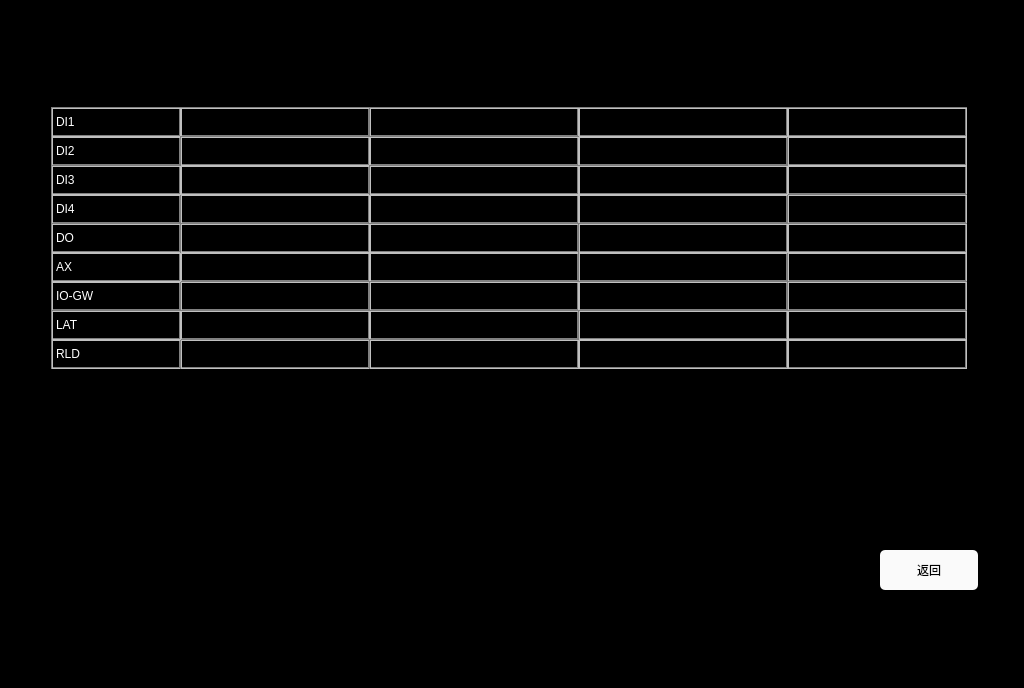
<?xml version="1.0" encoding="UTF-8"?>
<ui version="4.0">
 <class>RIOMDebug</class>
 <widget class="QWidget" name="RIOMDebug">
  <property name="geometry">
   <rect>
    <x>0</x>
    <y>0</y>
    <width>1024</width>
    <height>688</height>
   </rect>
  </property>
  <property name="windowTitle">
   <string>Form</string>
  </property>
  <property name="styleSheet">
   <string notr="true">QLabel
{
	color: white;
	border: 2px groove, gray;
    border-color: gray;
	font: 20px, &quot;SimHei&quot;;	
}

QWidget
{
	background-color: black;
}

QPushButton
{
	font: 20px, &quot;SimHei&quot;;
    color: black;
	background-color: rgb(250, 250, 250);
	border-radius: 5px;
}</string>
  </property>
  <widget class="QLabel" name="label_CAR4_DI3">
   <property name="geometry">
    <rect>
     <x>787</x>
     <y>165</y>
     <width>180</width>
     <height>30</height>
    </rect>
   </property>
   <property name="text">
    <string/>
   </property>
   <property name="alignment">
    <set>Qt::AlignCenter</set>
   </property>
  </widget>
  <widget class="QLabel" name="label_CAR3_DI4">
   <property name="geometry">
    <rect>
     <x>578</x>
     <y>194</y>
     <width>210</width>
     <height>30</height>
    </rect>
   </property>
   <property name="text">
    <string/>
   </property>
   <property name="alignment">
    <set>Qt::AlignCenter</set>
   </property>
  </widget>
  <widget class="QLabel" name="label_CAR2_AX">
   <property name="geometry">
    <rect>
     <x>369</x>
     <y>252</y>
     <width>210</width>
     <height>30</height>
    </rect>
   </property>
   <property name="text">
    <string/>
   </property>
   <property name="alignment">
    <set>Qt::AlignCenter</set>
   </property>
  </widget>
  <widget class="QLabel" name="label_CAR3_AX">
   <property name="geometry">
    <rect>
     <x>578</x>
     <y>252</y>
     <width>210</width>
     <height>30</height>
    </rect>
   </property>
   <property name="text">
    <string/>
   </property>
   <property name="alignment">
    <set>Qt::AlignCenter</set>
   </property>
  </widget>
  <widget class="QLabel" name="label_CAR4_DI4">
   <property name="geometry">
    <rect>
     <x>787</x>
     <y>194</y>
     <width>180</width>
     <height>30</height>
    </rect>
   </property>
   <property name="text">
    <string/>
   </property>
   <property name="alignment">
    <set>Qt::AlignCenter</set>
   </property>
  </widget>
  <widget class="QLabel" name="label_CAR3_GW">
   <property name="geometry">
    <rect>
     <x>578</x>
     <y>281</y>
     <width>210</width>
     <height>30</height>
    </rect>
   </property>
   <property name="text">
    <string/>
   </property>
   <property name="alignment">
    <set>Qt::AlignCenter</set>
   </property>
  </widget>
  <widget class="QLabel" name="label_CAR2_DI4">
   <property name="geometry">
    <rect>
     <x>369</x>
     <y>194</y>
     <width>210</width>
     <height>30</height>
    </rect>
   </property>
   <property name="text">
    <string/>
   </property>
   <property name="alignment">
    <set>Qt::AlignCenter</set>
   </property>
  </widget>
  <widget class="QLabel" name="label_CAR4_AX">
   <property name="geometry">
    <rect>
     <x>787</x>
     <y>252</y>
     <width>180</width>
     <height>30</height>
    </rect>
   </property>
   <property name="text">
    <string/>
   </property>
   <property name="alignment">
    <set>Qt::AlignCenter</set>
   </property>
  </widget>
  <widget class="QLabel" name="label_DI4">
   <property name="geometry">
    <rect>
     <x>51</x>
     <y>194</y>
     <width>130</width>
     <height>30</height>
    </rect>
   </property>
   <property name="text">
    <string>DI4</string>
   </property>
  </widget>
  <widget class="QLabel" name="label_CAR1_DI1">
   <property name="geometry">
    <rect>
     <x>180</x>
     <y>107</y>
     <width>190</width>
     <height>30</height>
    </rect>
   </property>
   <property name="text">
    <string/>
   </property>
   <property name="alignment">
    <set>Qt::AlignCenter</set>
   </property>
  </widget>
  <widget class="QLabel" name="label_GW">
   <property name="geometry">
    <rect>
     <x>51</x>
     <y>281</y>
     <width>130</width>
     <height>30</height>
    </rect>
   </property>
   <property name="text">
    <string>IO-GW</string>
   </property>
  </widget>
  <widget class="QLabel" name="label_CAR3_DI2">
   <property name="geometry">
    <rect>
     <x>578</x>
     <y>136</y>
     <width>210</width>
     <height>30</height>
    </rect>
   </property>
   <property name="text">
    <string/>
   </property>
   <property name="alignment">
    <set>Qt::AlignCenter</set>
   </property>
  </widget>
  <widget class="QLabel" name="label_DI2">
   <property name="geometry">
    <rect>
     <x>51</x>
     <y>136</y>
     <width>130</width>
     <height>30</height>
    </rect>
   </property>
   <property name="text">
    <string>DI2</string>
   </property>
  </widget>
  <widget class="QLabel" name="label_CAR1_DI4">
   <property name="geometry">
    <rect>
     <x>180</x>
     <y>194</y>
     <width>190</width>
     <height>30</height>
    </rect>
   </property>
   <property name="text">
    <string/>
   </property>
   <property name="alignment">
    <set>Qt::AlignCenter</set>
   </property>
  </widget>
  <widget class="QPushButton" name="btn_back">
   <property name="geometry">
    <rect>
     <x>880</x>
     <y>550</y>
     <width>98</width>
     <height>40</height>
    </rect>
   </property>
   <property name="text">
    <string>返回</string>
   </property>
  </widget>
  <widget class="QLabel" name="label_CAR4_DI2">
   <property name="geometry">
    <rect>
     <x>787</x>
     <y>136</y>
     <width>180</width>
     <height>30</height>
    </rect>
   </property>
   <property name="text">
    <string/>
   </property>
   <property name="alignment">
    <set>Qt::AlignCenter</set>
   </property>
  </widget>
  <widget class="QLabel" name="label_CAR1_AX">
   <property name="geometry">
    <rect>
     <x>180</x>
     <y>252</y>
     <width>190</width>
     <height>30</height>
    </rect>
   </property>
   <property name="text">
    <string/>
   </property>
   <property name="alignment">
    <set>Qt::AlignCenter</set>
   </property>
  </widget>
  <widget class="QLabel" name="label_CAR4_DI1">
   <property name="geometry">
    <rect>
     <x>787</x>
     <y>107</y>
     <width>180</width>
     <height>30</height>
    </rect>
   </property>
   <property name="text">
    <string/>
   </property>
   <property name="alignment">
    <set>Qt::AlignCenter</set>
   </property>
  </widget>
  <widget class="QLabel" name="label_CAR1_GW">
   <property name="geometry">
    <rect>
     <x>180</x>
     <y>281</y>
     <width>190</width>
     <height>30</height>
    </rect>
   </property>
   <property name="text">
    <string/>
   </property>
   <property name="alignment">
    <set>Qt::AlignCenter</set>
   </property>
  </widget>
  <widget class="QLabel" name="label_CAR2_DO">
   <property name="geometry">
    <rect>
     <x>369</x>
     <y>223</y>
     <width>210</width>
     <height>30</height>
    </rect>
   </property>
   <property name="text">
    <string/>
   </property>
   <property name="alignment">
    <set>Qt::AlignCenter</set>
   </property>
  </widget>
  <widget class="QLabel" name="label_CAR3_DI1">
   <property name="geometry">
    <rect>
     <x>578</x>
     <y>107</y>
     <width>210</width>
     <height>30</height>
    </rect>
   </property>
   <property name="text">
    <string/>
   </property>
   <property name="alignment">
    <set>Qt::AlignCenter</set>
   </property>
  </widget>
  <widget class="QLabel" name="label_CAR1_DI3">
   <property name="geometry">
    <rect>
     <x>180</x>
     <y>165</y>
     <width>190</width>
     <height>30</height>
    </rect>
   </property>
   <property name="text">
    <string/>
   </property>
   <property name="alignment">
    <set>Qt::AlignCenter</set>
   </property>
  </widget>
  <widget class="QLabel" name="label_AX">
   <property name="geometry">
    <rect>
     <x>51</x>
     <y>252</y>
     <width>130</width>
     <height>30</height>
    </rect>
   </property>
   <property name="text">
    <string>AX</string>
   </property>
  </widget>
  <widget class="QLabel" name="label_CAR4_DO">
   <property name="geometry">
    <rect>
     <x>787</x>
     <y>223</y>
     <width>180</width>
     <height>30</height>
    </rect>
   </property>
   <property name="text">
    <string/>
   </property>
   <property name="alignment">
    <set>Qt::AlignCenter</set>
   </property>
  </widget>
  <widget class="QLabel" name="label_CAR4_GW">
   <property name="geometry">
    <rect>
     <x>787</x>
     <y>281</y>
     <width>180</width>
     <height>30</height>
    </rect>
   </property>
   <property name="text">
    <string/>
   </property>
   <property name="alignment">
    <set>Qt::AlignCenter</set>
   </property>
  </widget>
  <widget class="QLabel" name="label_DO">
   <property name="geometry">
    <rect>
     <x>51</x>
     <y>223</y>
     <width>130</width>
     <height>30</height>
    </rect>
   </property>
   <property name="text">
    <string>DO</string>
   </property>
  </widget>
  <widget class="QLabel" name="label_DI3">
   <property name="geometry">
    <rect>
     <x>51</x>
     <y>165</y>
     <width>130</width>
     <height>30</height>
    </rect>
   </property>
   <property name="text">
    <string>DI3</string>
   </property>
  </widget>
  <widget class="QLabel" name="label_CAR2_DI1">
   <property name="geometry">
    <rect>
     <x>369</x>
     <y>107</y>
     <width>210</width>
     <height>30</height>
    </rect>
   </property>
   <property name="text">
    <string/>
   </property>
   <property name="alignment">
    <set>Qt::AlignCenter</set>
   </property>
  </widget>
  <widget class="QLabel" name="label_CAR2_DI2">
   <property name="geometry">
    <rect>
     <x>369</x>
     <y>136</y>
     <width>210</width>
     <height>30</height>
    </rect>
   </property>
   <property name="text">
    <string/>
   </property>
   <property name="alignment">
    <set>Qt::AlignCenter</set>
   </property>
  </widget>
  <widget class="QLabel" name="label_DI1">
   <property name="geometry">
    <rect>
     <x>51</x>
     <y>107</y>
     <width>130</width>
     <height>30</height>
    </rect>
   </property>
   <property name="text">
    <string>DI1</string>
   </property>
  </widget>
  <widget class="QLabel" name="label_CAR2_GW">
   <property name="geometry">
    <rect>
     <x>369</x>
     <y>281</y>
     <width>210</width>
     <height>30</height>
    </rect>
   </property>
   <property name="text">
    <string/>
   </property>
   <property name="alignment">
    <set>Qt::AlignCenter</set>
   </property>
  </widget>
  <widget class="QLabel" name="label_CAR3_DO">
   <property name="geometry">
    <rect>
     <x>578</x>
     <y>223</y>
     <width>210</width>
     <height>30</height>
    </rect>
   </property>
   <property name="text">
    <string/>
   </property>
   <property name="alignment">
    <set>Qt::AlignCenter</set>
   </property>
  </widget>
  <widget class="QLabel" name="label_CAR3_DI3">
   <property name="geometry">
    <rect>
     <x>578</x>
     <y>165</y>
     <width>210</width>
     <height>30</height>
    </rect>
   </property>
   <property name="text">
    <string/>
   </property>
   <property name="alignment">
    <set>Qt::AlignCenter</set>
   </property>
  </widget>
  <widget class="QLabel" name="label_CAR1_DI2">
   <property name="geometry">
    <rect>
     <x>180</x>
     <y>136</y>
     <width>190</width>
     <height>30</height>
    </rect>
   </property>
   <property name="text">
    <string/>
   </property>
   <property name="alignment">
    <set>Qt::AlignCenter</set>
   </property>
  </widget>
  <widget class="QLabel" name="label_CAR1_DO">
   <property name="geometry">
    <rect>
     <x>180</x>
     <y>223</y>
     <width>190</width>
     <height>30</height>
    </rect>
   </property>
   <property name="text">
    <string/>
   </property>
   <property name="alignment">
    <set>Qt::AlignCenter</set>
   </property>
  </widget>
  <widget class="QLabel" name="label_CAR2_DI3">
   <property name="geometry">
    <rect>
     <x>369</x>
     <y>165</y>
     <width>210</width>
     <height>30</height>
    </rect>
   </property>
   <property name="text">
    <string/>
   </property>
   <property name="alignment">
    <set>Qt::AlignCenter</set>
   </property>
  </widget>
  <widget class="QLabel" name="label_CAR2_LAT">
   <property name="geometry">
    <rect>
     <x>369</x>
     <y>310</y>
     <width>210</width>
     <height>30</height>
    </rect>
   </property>
   <property name="text">
    <string/>
   </property>
   <property name="alignment">
    <set>Qt::AlignCenter</set>
   </property>
  </widget>
  <widget class="QLabel" name="label_GW_2">
   <property name="geometry">
    <rect>
     <x>51</x>
     <y>339</y>
     <width>130</width>
     <height>30</height>
    </rect>
   </property>
   <property name="text">
    <string>RLD</string>
   </property>
  </widget>
  <widget class="QLabel" name="label_CAR4_RLD">
   <property name="geometry">
    <rect>
     <x>787</x>
     <y>339</y>
     <width>180</width>
     <height>30</height>
    </rect>
   </property>
   <property name="text">
    <string/>
   </property>
   <property name="alignment">
    <set>Qt::AlignCenter</set>
   </property>
  </widget>
  <widget class="QLabel" name="label_CAR1_LAT">
   <property name="geometry">
    <rect>
     <x>180</x>
     <y>310</y>
     <width>190</width>
     <height>30</height>
    </rect>
   </property>
   <property name="text">
    <string/>
   </property>
   <property name="alignment">
    <set>Qt::AlignCenter</set>
   </property>
  </widget>
  <widget class="QLabel" name="label_CAR3_RLD">
   <property name="geometry">
    <rect>
     <x>578</x>
     <y>339</y>
     <width>210</width>
     <height>30</height>
    </rect>
   </property>
   <property name="text">
    <string/>
   </property>
   <property name="alignment">
    <set>Qt::AlignCenter</set>
   </property>
  </widget>
  <widget class="QLabel" name="label_CAR1_RLD">
   <property name="geometry">
    <rect>
     <x>180</x>
     <y>339</y>
     <width>190</width>
     <height>30</height>
    </rect>
   </property>
   <property name="text">
    <string/>
   </property>
   <property name="alignment">
    <set>Qt::AlignCenter</set>
   </property>
  </widget>
  <widget class="QLabel" name="label_CAR4_LAT">
   <property name="geometry">
    <rect>
     <x>787</x>
     <y>310</y>
     <width>180</width>
     <height>30</height>
    </rect>
   </property>
   <property name="text">
    <string/>
   </property>
   <property name="alignment">
    <set>Qt::AlignCenter</set>
   </property>
  </widget>
  <widget class="QLabel" name="label_CAR2_RLD">
   <property name="geometry">
    <rect>
     <x>369</x>
     <y>339</y>
     <width>210</width>
     <height>30</height>
    </rect>
   </property>
   <property name="text">
    <string/>
   </property>
   <property name="alignment">
    <set>Qt::AlignCenter</set>
   </property>
  </widget>
  <widget class="QLabel" name="label_CAR3_LAT">
   <property name="geometry">
    <rect>
     <x>578</x>
     <y>310</y>
     <width>210</width>
     <height>30</height>
    </rect>
   </property>
   <property name="text">
    <string/>
   </property>
   <property name="alignment">
    <set>Qt::AlignCenter</set>
   </property>
  </widget>
  <widget class="QLabel" name="label_AX_2">
   <property name="geometry">
    <rect>
     <x>51</x>
     <y>310</y>
     <width>130</width>
     <height>30</height>
    </rect>
   </property>
   <property name="text">
    <string>LAT</string>
   </property>
  </widget>
 </widget>
 <resources/>
 <connections/>
</ui>
